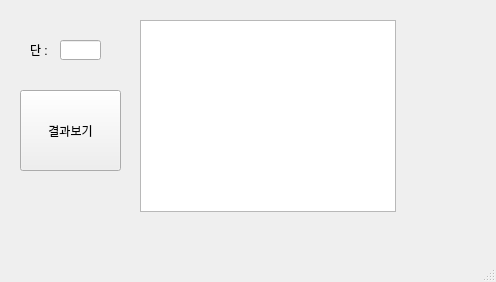
<?xml version="1.0" encoding="UTF-8"?>
<ui version="4.0">
 <class>MainWindow</class>
 <widget class="QMainWindow" name="MainWindow">
  <property name="geometry">
   <rect>
    <x>0</x>
    <y>0</y>
    <width>496</width>
    <height>282</height>
   </rect>
  </property>
  <property name="windowTitle">
   <string>MainWindow</string>
  </property>
  <widget class="QWidget" name="centralwidget">
   <widget class="QLineEdit" name="le1">
    <property name="geometry">
     <rect>
      <x>60</x>
      <y>40</y>
      <width>41</width>
      <height>20</height>
     </rect>
    </property>
    <property name="text">
     <string/>
    </property>
   </widget>
   <widget class="QLabel" name="label">
    <property name="geometry">
     <rect>
      <x>30</x>
      <y>40</y>
      <width>31</width>
      <height>20</height>
     </rect>
    </property>
    <property name="text">
     <string>단 :</string>
    </property>
   </widget>
   <widget class="QPushButton" name="pb">
    <property name="geometry">
     <rect>
      <x>20</x>
      <y>90</y>
      <width>101</width>
      <height>81</height>
     </rect>
    </property>
    <property name="text">
     <string>결과보기</string>
    </property>
   </widget>
   <widget class="QTextBrowser" name="tb">
    <property name="geometry">
     <rect>
      <x>140</x>
      <y>20</y>
      <width>256</width>
      <height>192</height>
     </rect>
    </property>
   </widget>
  </widget>
  <widget class="QMenuBar" name="menubar">
   <property name="geometry">
    <rect>
     <x>0</x>
     <y>0</y>
     <width>496</width>
     <height>21</height>
    </rect>
   </property>
  </widget>
  <widget class="QStatusBar" name="statusbar"/>
 </widget>
 <resources/>
 <connections/>
</ui>
